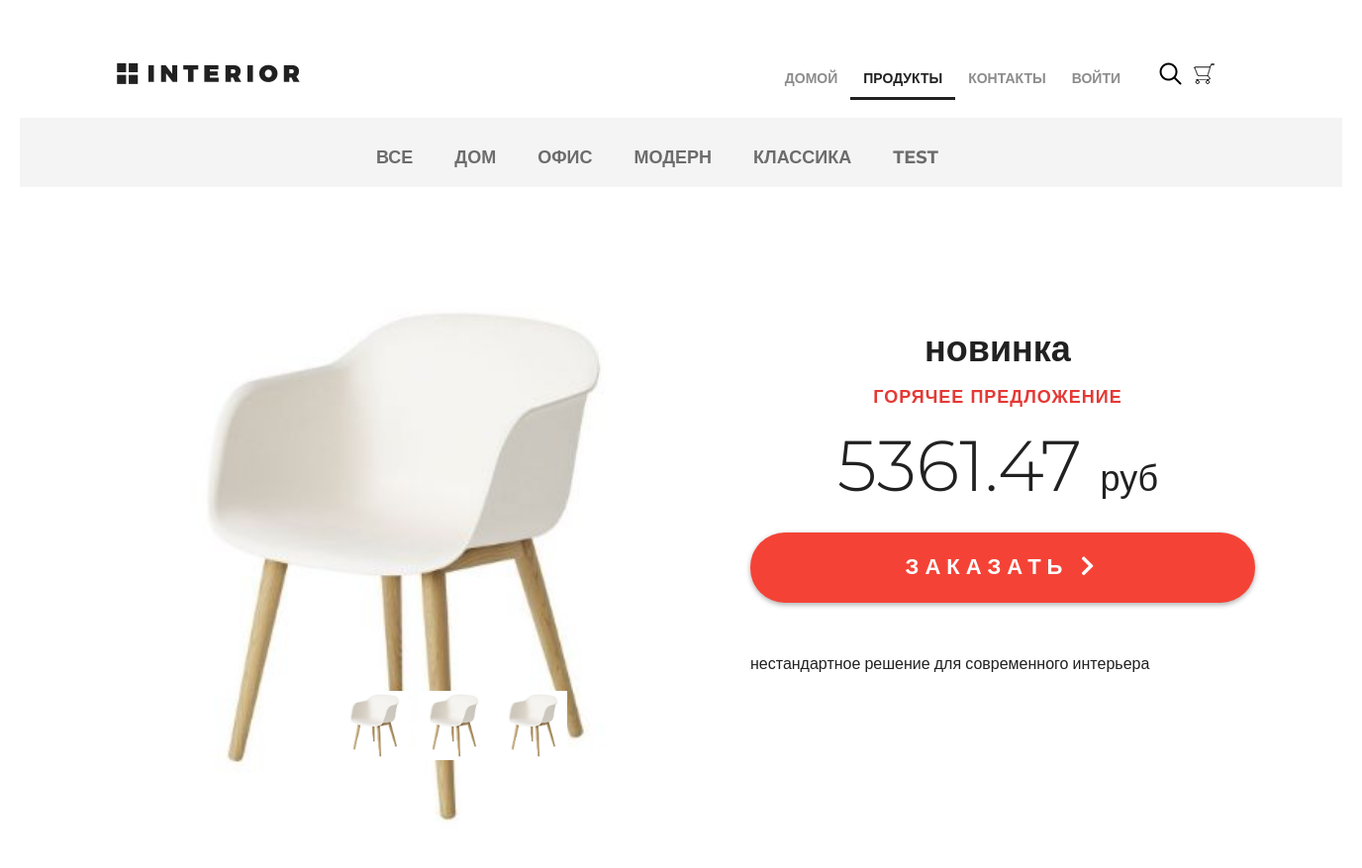
The app's page /products/ (upper part), older data.
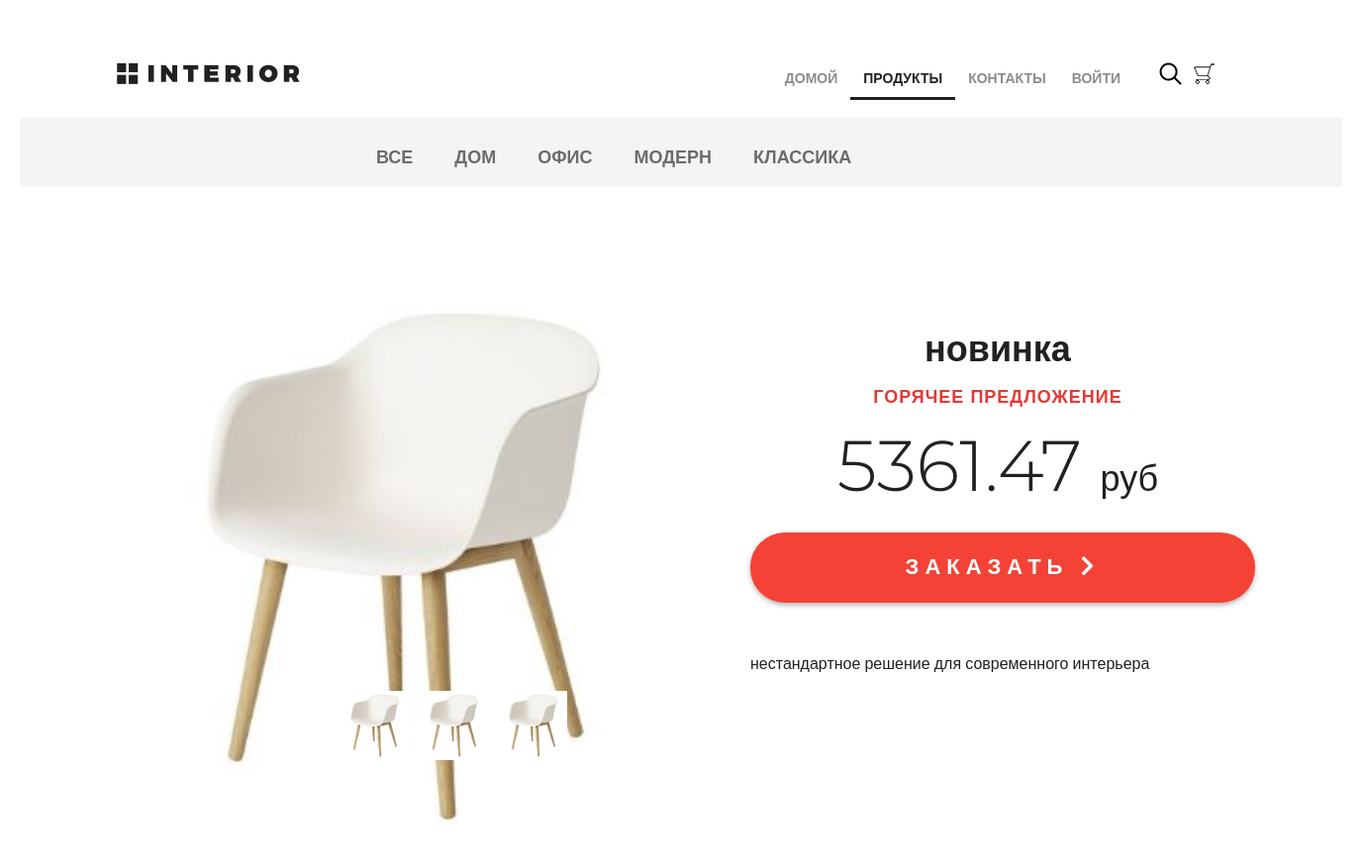
The same page, newer data.
### mainapp/models.py (models this page shows, shortened)
class ProductCategory(models.Model):
    name = models.CharField(verbose_name="имя", max_length=64, unique=True)
    description = models.TextField(verbose_name="описание", blank=True)
    is_active = models.BooleanField(verbose_name="категория активна", default=True)

### mainapp/views.py (the view, shortened to what this page needs)
# urls.py: re_path(r"^products/create/category/(?P<pk>\d+)/$", adminapp.product_create, name="product_create"),
def products(request, pk=None, page=1):
    title = "продукты"
    links_menu = ProductCategory.objects.filter(is_active=True)
    hot_product = get_hot_product()
    same_products = get_same_products(hot_product)
    content = {
        "title": title,
        "links_menu": links_menu,
        "same_products": same_products,
        "media_url": settings.MEDIA_URL,
        "hot_product": hot_product,
    }
    return render(request, "mainapp/products.html", content)

### mainapp/context_processors.py (called while the page is built)
def basket(request):
    print("context processor basket works")
    basket = []
    if request.user.is_authenticated:
        basket = Basket.objects.filter(user=request.user)
    return {
        "basket": basket,
    }

### mainapp/views.py (called while the page is built)
def get_hot_product():
    products = Product.objects.filter(is_active=True, category__is_active=True)
    return random.sample(list(products), 1)[0]

def get_same_products(hot_product):
    same_products = Product.objects.filter(category=hot_product.category, is_active=True).exclude(pk=hot_product.pk)[:3]
    return same_products

### mainapp/templates/mainapp/products.html (shortened to what this page needs)
{% extends 'mainapp/base.html' %}
{% load staticfiles %}
{% block menu %}
<div class="hero-white">
    <div class="header clearfix">
        {% include 'mainapp/includes/inc_menu.html' %}
    </div>
</div>
{% endblock %}
{% block content %}
<div class="details">
    <div class="links clearfix">
        {% include 'mainapp/includes/inc_categories_menu.html' %}
    </div>
    <div class="details-products">
        <div class="details-slider">
            <div class="slider-product">
                <img src="{{ media_url }}{{ hot_product.image }}">
            </div>
            <div class="slider-control">
                <div class="block">
                    <a href="#"><img src="{{ media_url }}{{ hot_product.image }}" alt="">
                    </a>
                </div>
                <div class="block">
                    <a href="#"><img src="{{ media_url }}{{ hot_product.image }}" alt="">
                    </a>
                </div>
                <div class="block">
                    <a href="#"><img src="{{ media_url }}{{ hot_product.image }}" alt="">
                    </a>
                </div>
            </div>
        </div>
        <div class="description">
            <h3 class="big-bold">{{ hot_product.name }}</h3>
            <h3 class="red">горячее предложение</h3>
            <p class="price">{{ hot_product.price }} <span>руб</span></p>
            <a href="{% url 'basket:add' hot_product.pk %}" class="red-button">
                заказать <i class="fa fa-chevron-right" aria-hidden="true"></i>
            </a>
            <div class="description-text">
                {{ hot_product.description }}
            </div>
        </div>
    </div>
    <div class="related">
        <div class="title clearfix">
        </div>
    </div>
</div>
{% endblock %}

### mainapp/templates/mainapp/includes/inc_categories_menu.html
<ul class="links-menu">
    <li>
        <a href="{% url 'products:category' pk=0 %}"
            class="{% if request.resolver_match.kwargs.pk == 0 %}active{% endif %}">
            все
        </a>
    </li>
    {% for link in links_menu %}
    <li>
        <a href="{% url 'products:category' link.pk %}"
            class="{% if request.resolver_match.kwargs.pk == link.pk %}active{% endif %}">
            {{ link.name }}
        </a>
    </li>
    {% endfor %}
</ul>

Row changes from the older to the newer data that the page shows:
removed ProductCategory: name "TEST"
